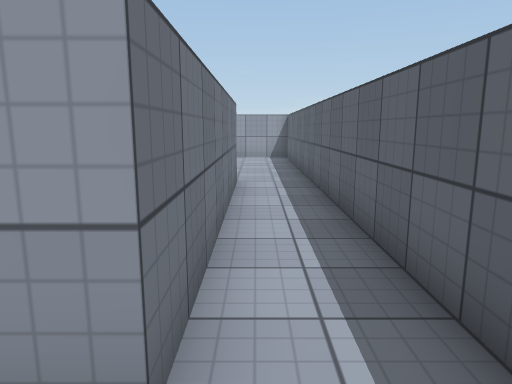
view 1 (above)

17 first-person views from a walk through a Unity game level. The camera is 1.4 m above the floor, tilts 10° down and sees 70° across. The floor is counted in squares, 1 m on a side. Each view is taken from the middle of a square. On the plan, view 1 faces up. The plan holds only what a view shows up to about 16 squares ahead; the rest is blank. Surface patterns are stand-ins for the level's own textures.

view 2
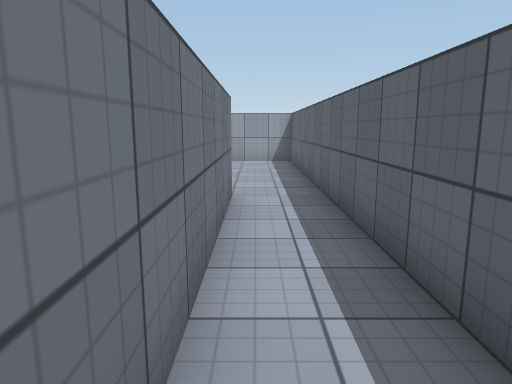

view 3
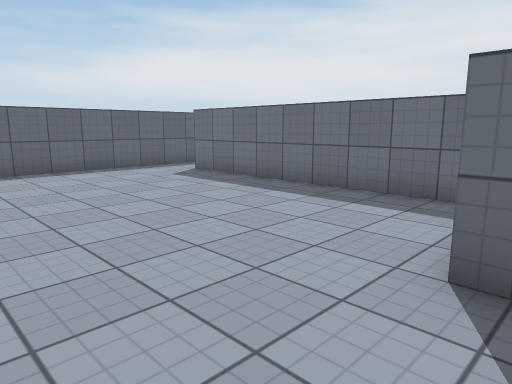

view 4
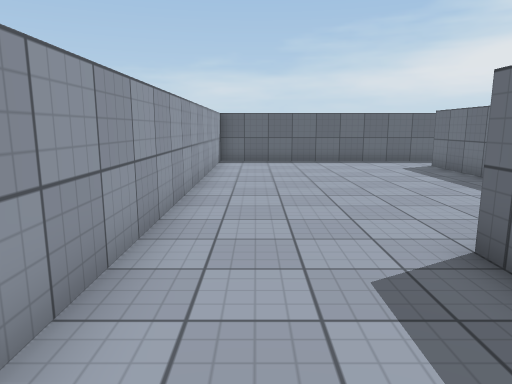

view 5
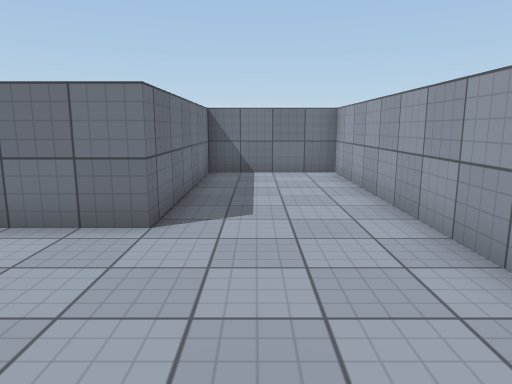

view 6
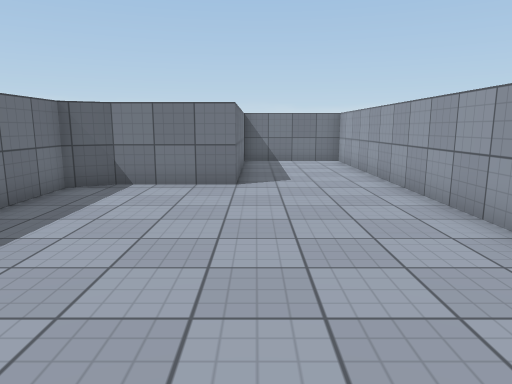

view 7
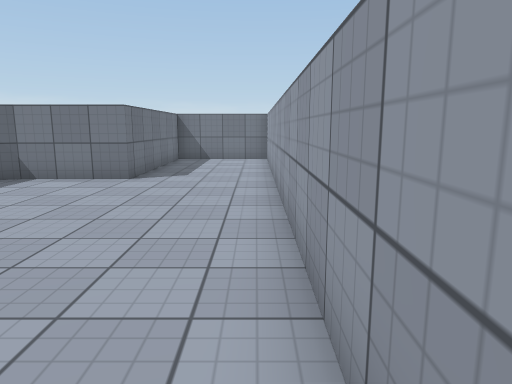

view 8
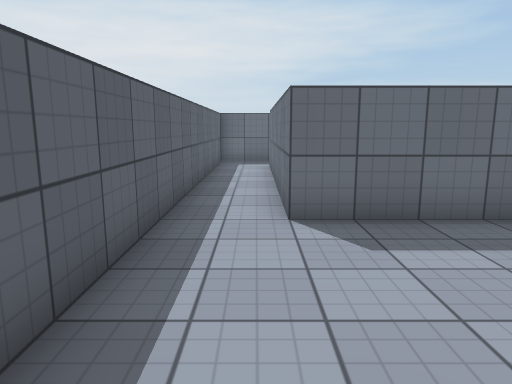

view 9
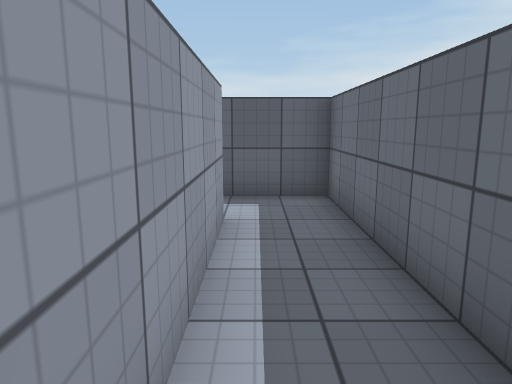

view 10
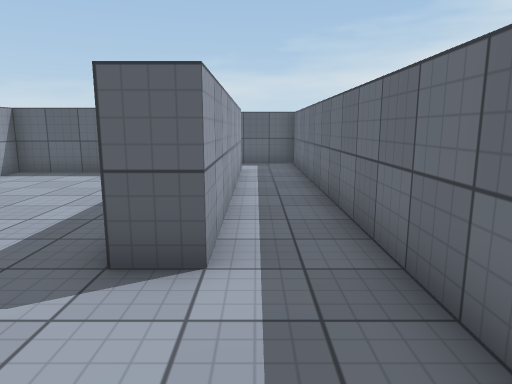

view 11
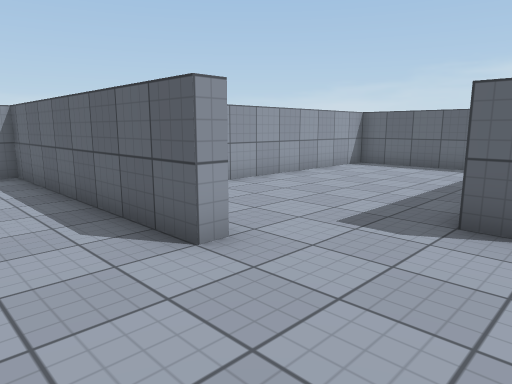

view 12
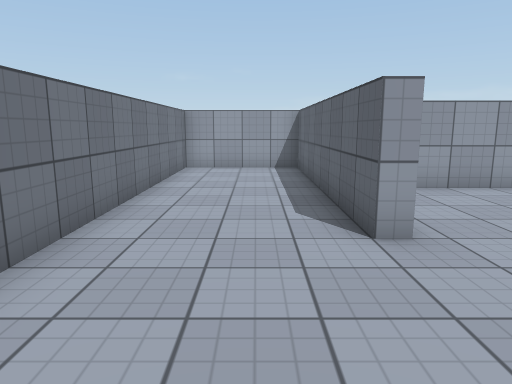

view 13
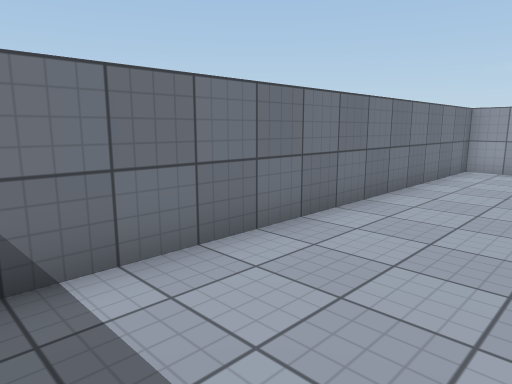

view 14
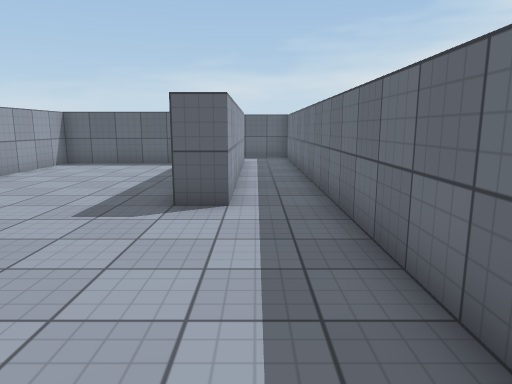

view 15
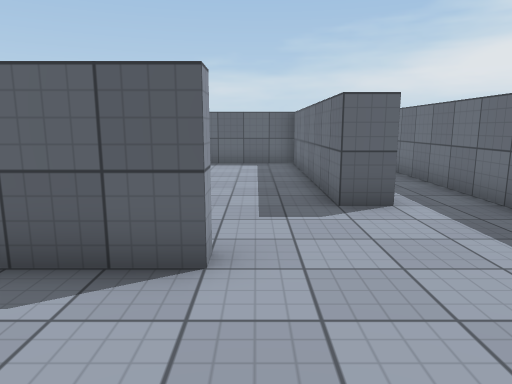

view 16
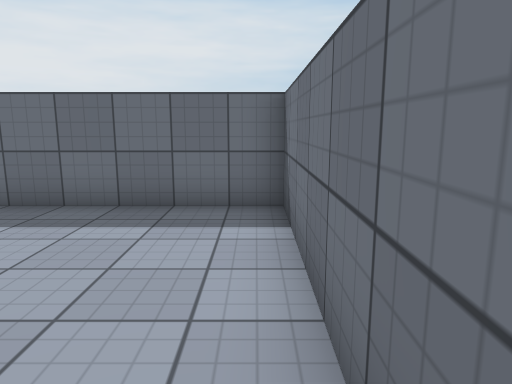

view 17
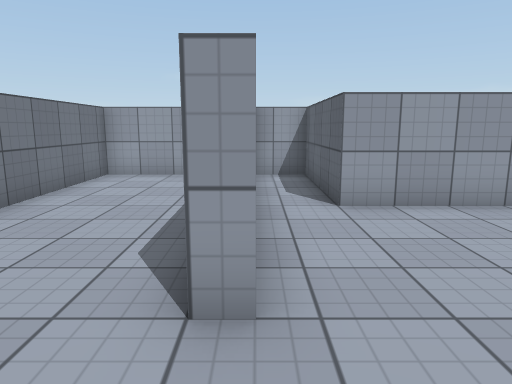

### Floor plan
Ten units are one square. View 1 is at (0, 0); x grows to the right and y downward. Boxes are objects, and circles mark ways between rooms. Rooms are numbered by the first view taken in them; rooms with no view inside come last. Other rooms are left out.
<svg viewBox="-170 -180 190 190">
<path fill="none" stroke="#000" d="M-119 -45 -125 -45 -125 -130 -165 -130 -165 5 15 5 15 -105M-5 -95 -5 -15 -95 -15 -95 -25 -15 -25 -15 -85 -105 -85 -105 -130 -120 -130M15 -105 15 -175 -165 -175 -165 -135 -100 -135 -100 -105 -95 -95 -5 -95"/>
<circle cx="5" cy="-95" r="3" fill="#2a7"/>
<text x="-80" y="-50">1</text>
<text x="-60" y="-140">2</text>
</svg>
Room 1 opens to room 2.

Where each view was taken, in squares from view 1:
view 1: 0 up, 0 right, facing up
view 2: 2 up, 0 right, facing up
view 3: 17 up, 11 left, facing down-right
view 4: 16 up, 14 left, facing right
view 5: 15 up, 5 left, facing left
view 6: 14 up, 1 left, facing left
view 7: 17 up, 0 right, facing left
view 8: 15 up, 0 right, facing down
view 9: 1 up, 6 left, facing right
view 10: 1 up, 13 left, facing right
view 11: 1 up, 15 left, facing up-right
view 12: 0 up, 14 left, facing up
view 13: 0 up, 13 left, facing up-left
view 14: 1 up, 16 left, facing right
view 15: 4 up, 16 left, facing right
view 16: 6 up, 16 left, facing down
view 17: 2 up, 12 left, facing up
